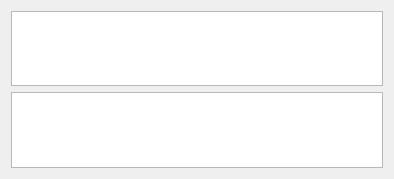
<?xml version="1.0" encoding="UTF-8"?>
<ui version="4.0">
 <class>StatisticsWindow</class>
 <widget class="QDialog" name="StatisticsWindow">
  <property name="geometry">
   <rect>
    <x>0</x>
    <y>0</y>
    <width>394</width>
    <height>179</height>
   </rect>
  </property>
  <property name="windowTitle">
   <string>Statistics</string>
  </property>
  <layout class="QGridLayout" name="gridLayout">
   <item row="0" column="0">
    <widget class="QTextEdit" name="inputStatisticsTextEdit"/>
   </item>
   <item row="1" column="0">
    <widget class="QTextEdit" name="outputStatisticsTextEdit"/>
   </item>
  </layout>
 </widget>
 <resources/>
 <connections/>
</ui>
